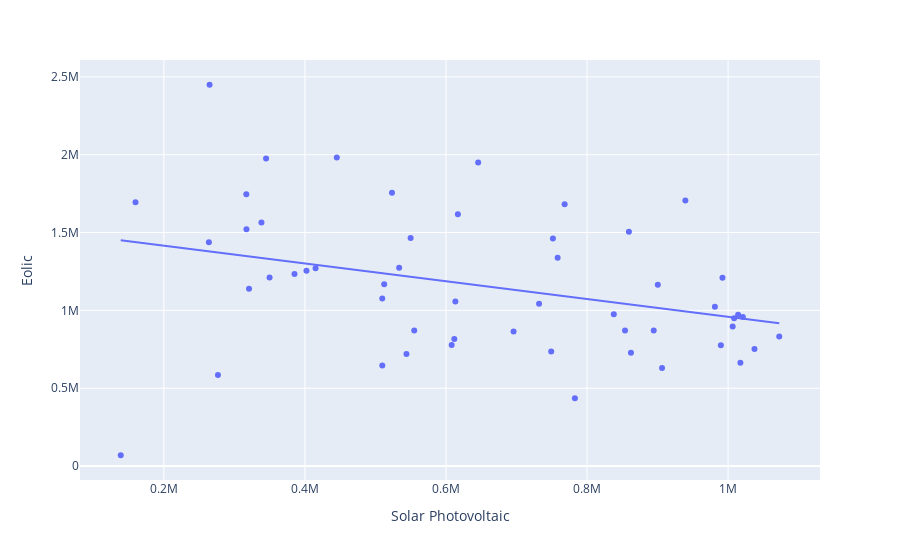

Notebook cell for this chart:
### Code cell
fig = px.scatter(data_frame=df_renewable_weekly, x='Solar Photovoltaic', y='Eolic', trendline='ols')
fig
